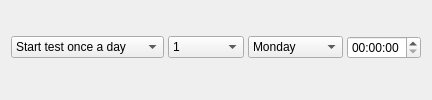
       <widget class="QWidget" name="grpScheduleIrregular">
        <property name="sizePolicy">
         <sizepolicy hsizetype="Expanding" vsizetype="Preferred">
          <horstretch>0</horstretch>
          <verstretch>0</verstretch>
         </sizepolicy>
        </property>
        <layout class="QVBoxLayout" name="verticalLayout">
         <property name="topMargin">
          <number>6</number>
         </property>
         <item>
          <layout class="QHBoxLayout" name="horizontalLayout">
           <property name="spacing">
            <number>4</number>
           </property>
           <item>
            <widget class="QComboBox" name="cmbSchedIrregularMode">
             <property name="sizePolicy">
              <sizepolicy hsizetype="Expanding" vsizetype="Fixed">
               <horstretch>0</horstretch>
               <verstretch>0</verstretch>
              </sizepolicy>
             </property>
             <item>
              <property name="text">
               <string>Start test once a day</string>
              </property>
             </item>
             <item>
              <property name="text">
               <string>Start test once a week</string>
              </property>
             </item>
             <item>
              <property name="text">
               <string>Start test once a month</string>
              </property>
             </item>
            </widget>
           </item>
           <item>
            <widget class="QComboBox" name="cmbSchedDayOfMonth">
             <item>
              <property name="text">
               <string>1</string>
              </property>
             </item>
             <item>
              <property name="text">
               <string>2</string>
              </property>
             </item>
             <item>
              <property name="text">
               <string>3</string>
              </property>
             </item>
             <item>
              <property name="text">
               <string>4</string>
              </property>
             </item>
             <item>
              <property name="text">
               <string>5</string>
              </property>
             </item>
             <item>
              <property name="text">
               <string>6</string>
              </property>
             </item>
             <item>
              <property name="text">
               <string>7</string>
              </property>
             </item>
             <item>
              <property name="text">
               <string>8</string>
              </property>
             </item>
             <item>
              <property name="text">
               <string>9</string>
              </property>
             </item>
             <item>
              <property name="text">
               <string>10</string>
              </property>
             </item>
             <item>
              <property name="text">
               <string>11</string>
              </property>
             </item>
             <item>
              <property name="text">
               <string>12</string>
              </property>
             </item>
             <item>
              <property name="text">
               <string>13</string>
              </property>
             </item>
             <item>
              <property name="text">
               <string>14</string>
              </property>
             </item>
             <item>
              <property name="text">
               <string>15</string>
              </property>
             </item>
             <item>
              <property name="text">
               <string>16</string>
              </property>
             </item>
             <item>
              <property name="text">
               <string>17</string>
              </property>
             </item>
             <item>
              <property name="text">
               <string>18</string>
              </property>
             </item>
             <item>
              <property name="text">
               <string>19</string>
              </property>
             </item>
             <item>
              <property name="text">
               <string>20</string>
              </property>
             </item>
             <item>
              <property name="text">
               <string>21</string>
              </property>
             </item>
             <item>
              <property name="text">
               <string>22</string>
              </property>
             </item>
             <item>
              <property name="text">
               <string>23</string>
              </property>
             </item>
             <item>
              <property name="text">
               <string>24</string>
              </property>
             </item>
             <item>
              <property name="text">
               <string>25</string>
              </property>
             </item>
             <item>
              <property name="text">
               <string>26</string>
              </property>
             </item>
             <item>
              <property name="text">
               <string>27</string>
              </property>
             </item>
             <item>
              <property name="text">
               <string>28</string>
              </property>
             </item>
             <item>
              <property name="text">
               <string>29</string>
              </property>
             </item>
             <item>
              <property name="text">
               <string>30</string>
              </property>
             </item>
             <item>
              <property name="text">
               <string>31</string>
              </property>
             </item>
             <item>
              <property name="text">
               <string>Last day</string>
              </property>
             </item>
            </widget>
           </item>
           <item>
            <widget class="QComboBox" name="cmbSchedDayOfWeek">
             <item>
              <property name="text">
               <string>Monday</string>
              </property>
             </item>
             <item>
              <property name="text">
               <string>Tuesday</string>
              </property>
             </item>
             <item>
              <property name="text">
               <string>Wednesday</string>
              </property>
             </item>
             <item>
              <property name="text">
               <string>Thursday</string>
              </property>
             </item>
             <item>
              <property name="text">
               <string>Friday</string>
              </property>
             </item>
             <item>
              <property name="text">
               <string>Saturday</string>
              </property>
             </item>
             <item>
              <property name="text">
               <string>Sunday</string>
              </property>
             </item>
            </widget>
           </item>
           <item>
            <widget class="QTimeEdit" name="timeSchedIrregular">
             <property name="sizePolicy">
              <sizepolicy hsizetype="Preferred" vsizetype="Fixed">
               <horstretch>0</horstretch>
               <verstretch>0</verstretch>
              </sizepolicy>
             </property>
             <property name="displayFormat">
              <string>HH:mm:ss</string>
             </property>
            </widget>
           </item>
          </layout>
         </item>
        </layout>
       </widget>
